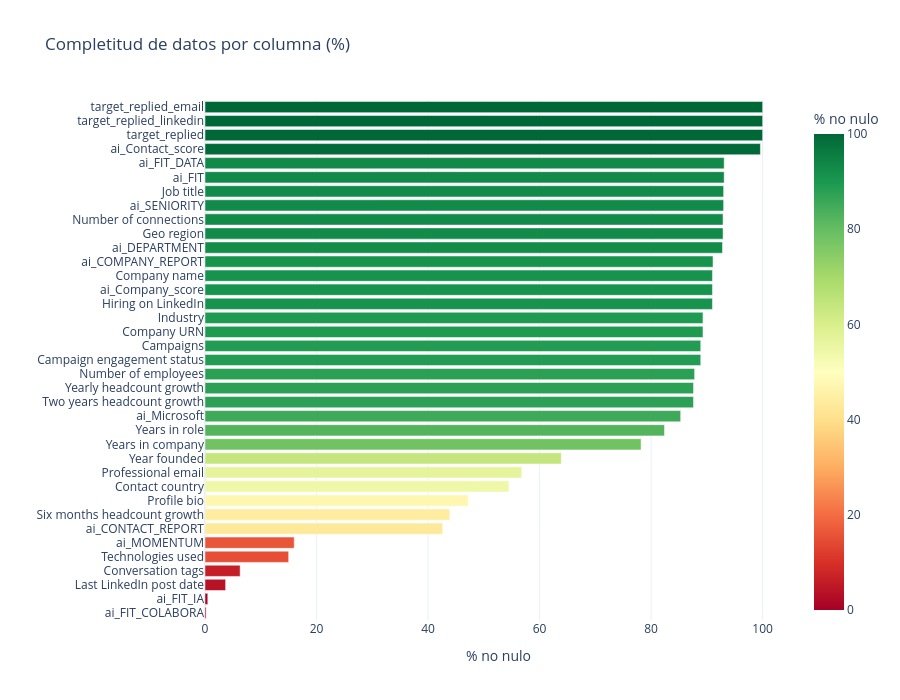

Source (notebook cell):
### Code cell
# Visualizacion de completitud por columna
cols_to_show = [c for c in df.columns if c not in empty_cols 
                and c not in ['LinkedIn profile ID', 'Full name', 'First name', 'Last name']]

completeness = pd.DataFrame({
    'columna': cols_to_show,
    'pct_datos': [non_null_pct[c] for c in cols_to_show]
}).sort_values('pct_datos')

fig = px.bar(
    completeness, x='pct_datos', y='columna', orientation='h',
    title='Completitud de datos por columna (%)',
    labels={'pct_datos': '% no nulo', 'columna': ''},
    color='pct_datos',
    color_continuous_scale='RdYlGn',
    range_color=[0, 100],
)
fig.update_layout(height=700, showlegend=False)
fig.show()

### Figure 1 — Plotly figure (JSON) as saved in the notebook; plotly's stock layout.template omitted (floating-point values rounded to 4 significant figures)
{"data": [{"hovertemplate": "% no nulo=%{marker.color}<br>=%{y}<extra></extra>", "legendgroup": "", "marker": {"color": [0.2, 0.5, 3.7, 6.3, 15.0, 16.0, 42.6, 43.9, 47.2, 54.5, 56.8, 63.9, 78.2, 82.4, 85.3, 87.6, 87.6, 87.8, 88.9, 88.9, 89.3, 89.3, 91.0, 91.0, 91.0, 91.1, 92.8, 92.9, 92.9, 93.0, 93.0, 93.1, 93.1, 99.6, 100.0, 100.0, 100.0], "coloraxis": "coloraxis", "pattern": {"shape": ""}}, "name": "", "orientation": "h", "showlegend": false, "textposition": "auto", "type": "bar", "x": [0.2, 0.5, 3.7, 6.3, 15.0, 16.0, 42.6, 43.9, 47.2, 54.5, 56.8, 63.9, 78.2, 82.4, 85.3, 87.6, 87.6, 87.8, 88.9, 88.9, 89.3, 89.3, 91.0, 91.0, 91.0, 91.1, 92.8, 92.9, 92.9, 93.0, 93.0, 93.1, 93.1, 99.6, 100.0, 100.0, 100.0], "xaxis": "x", "y": ["ai_FIT_COLABORA", "ai_FIT_IA", "Last LinkedIn post date", "Conversation tags", "Technologies used", "ai_MOMENTUM", "ai_CONTACT_REPORT", "Six months headcount growth", "Profile bio", "Contact country", "Professional email", "Year founded", "Years in company", "Years in role", "ai_Microsoft", "Two years headcount growth", "Yearly headcount growth", "Number of employees", "Campaign engagement status", "Campaigns", "Company URN", "Industry", "Hiring on LinkedIn", "ai_Company_score", "Company name", "ai_COMPANY_REPORT", "ai_DEPARTMENT", "Geo region", "Number of connections", "ai_SENIORITY", "Job title", "ai_FIT", "ai_FIT_DATA", "ai_Contact_score", "target_replied", "target_replied_linkedin", "target_replied_email"], "yaxis": "y"}], "layout": {"barmode": "relative", "coloraxis": {"cmax": 100, "cmin": 0, "colorbar": {"title": {"text": "% no nulo"}}, "colorscale": [[0.0, "rgb(165,0,38)"], [0.1, "rgb(215,48,39)"], [0.2, "rgb(244,109,67)"], [0.3, "rgb(253,174,97)"], [0.4, "rgb(254,224,139)"], [0.5, "rgb(255,255,191)"], [0.6, "rgb(217,239,139)"], [0.7, "rgb(166,217,106)"], [0.8, "rgb(102,189,99)"], [0.9, "rgb(26,152,80)"], [1.0, "rgb(0,104,55)"]]}, "height": 700, "legend": {"tracegroupgap": 0}, "showlegend": false, "title": {"text": "Completitud de datos por columna (%)"}, "xaxis": {"anchor": "y", "domain": [0.0, 1.0], "title": {"text": "% no nulo"}}, "yaxis": {"anchor": "x", "domain": [0.0, 1.0], "title": {"text": ""}}}}
